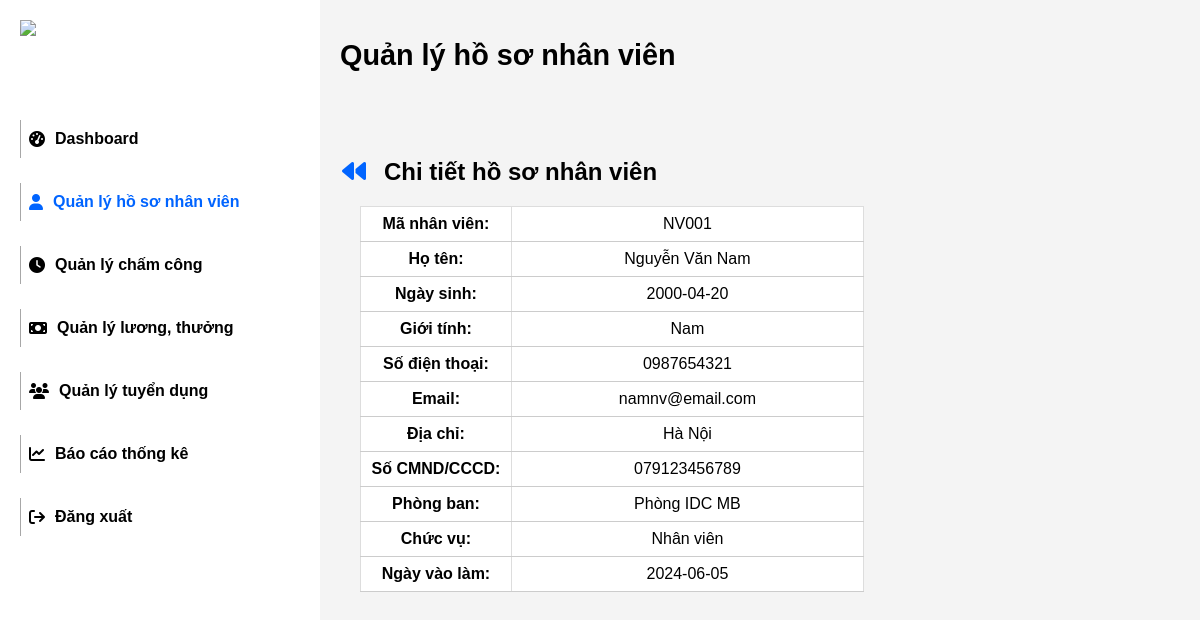
/chitiet_hsnv.php?id=NV001, run on an earlier commit of the app's database.
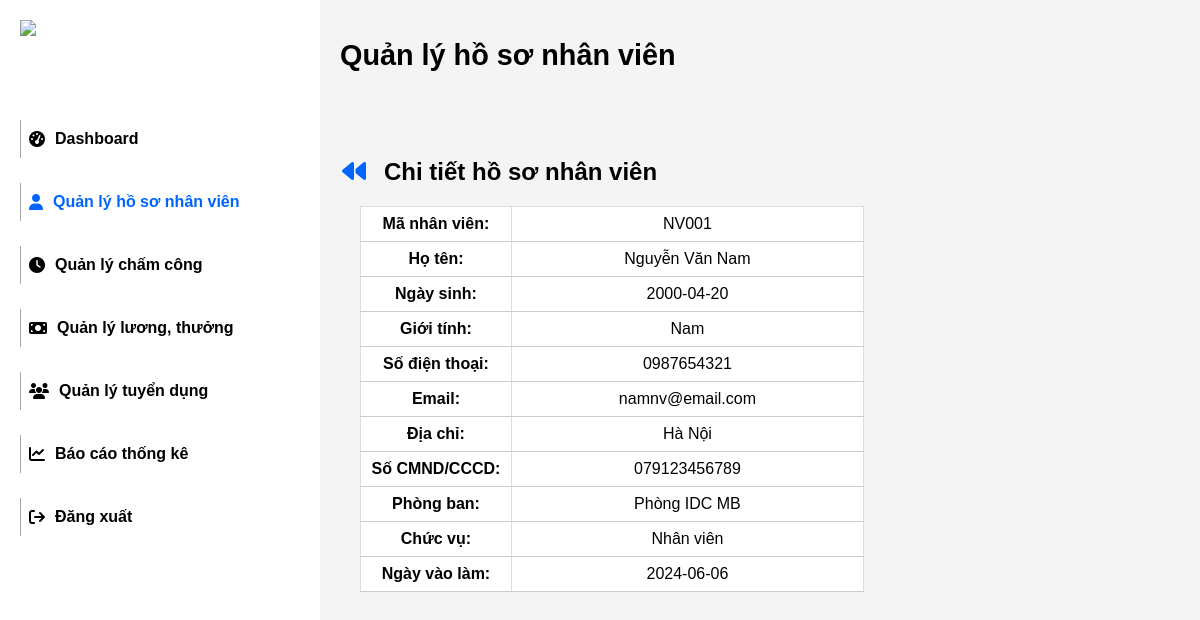
And on a later commit of the database.
### tables this page shows
CREATE TABLE `hs_nhan_vien` (
  `ma_nv` varchar(20) NOT NULL,
  `ho_ten` varchar(100) NOT NULL,
  `gioi_tinh` enum('Nam','Nữ','Khác') DEFAULT NULL,
  `ngay_sinh` date DEFAULT NULL,
  `cccd` varchar(20) DEFAULT NULL,
  `sdt` varchar(20) DEFAULT NULL,
  `email` varchar(100) DEFAULT NULL,
  `dia_chi` text DEFAULT NULL,
  `phong_ban` varchar(100) DEFAULT NULL,
  `chuc_vu` varchar(100) DEFAULT NULL,
  `ngay_vao_lam` date DEFAULT NULL
);

### chitiet_hsnv.php (the view, shortened to what this page needs)
<?php
include 'connect.php';
if (isset($_GET['id'])) {
    $ma_nv = $_GET['id'];
    $sql = "SELECT *
            FROM hs_nhan_vien
            WHERE ma_nv = ?";
    $stmt = $conn->prepare($sql);
    $stmt->bind_param("s", $ma_nv);
    $stmt->execute();
    $result = $stmt->get_result();
    if ($result->num_rows > 0) {
        $nhan_vien = $result->fetch_assoc();
    } else {
        echo "<script>alert('Nhân viên không tồn tại!'); window.location.href='ql_hsnhanvien.php';</script>";
        exit();
    }
} else {
    echo "<script>alert('Không tìm thấy nhân viên!'); window.location.href='ql_hsnhanvien.php';</script>";
    exit();
}
?>
<!DOCTYPE html>
<html lang="en">
<head>
    <link rel="stylesheet" href="assets/font/fontawesome-free-6.7.2-web/fontawesome-free-6.7.2-web/css/all.css">
    <link rel="stylesheet" href="style.css">
</head>
<body>
    <div class="container">
        <aside class="sidebar">
            <div class="logo">
                <img src="assets/img/logo.jpg" alt="Company Logo" width="60" height="60">
            </div>
            <nav>
                <ul>
                    <li><a href="dashboard.php"><label style="font-weight: bold;"><i class="fa-solid fa-gauge-high"></i></i>Dashboard</label></a></li>
                    <li><a href="ql_hsnhanvien.php"><label style="color:#0064ff;"><i class="fas fa-user"></i>Quản lý hồ sơ nhân viên</label></a></li>
                    <li><a href="ql_chamcong.php"><label><i class="fa-solid fa-clock"></i></i>Quản lý chấm công</label></a></li>
                    <li><a href="ql_luong.php"><label><i class="fa-solid fa-money-bill"></i>Quản lý lương, thưởng</label></a></li>
                    <li><a href="ql_luong.php"><label><i class="fa-solid fa-users"></i></i>Quản lý tuyển dụng</label></a></li>
                    <li><a href="baocao.php"><label><i class="fas fa-chart-line"></i>Báo cáo thống kê</label></a></li>
                    <li>
                        <a href="dang_xuat.php" onclick="return confirm('Bạn có chắc chắn muốn đăng xuất?');">
                            <label><i class="fa-solid fa-arrow-right-from-bracket"></i> Đăng xuất</label>
                        </a>
                    </li>
                </ul>
            </nav>
        </aside>
        <section class="content">
            <h1 style="padding-bottom: 66px">Quản lý hồ sơ nhân viên</h1>
            <h2><a style="margin-right: 16px; padding: 2px; color: #0064ff" href="ql_hsnhanvien.php"><i class="fa-solid fa-backward"></i></a>Chi tiết hồ sơ nhân viên</h2>
            <div class="add">
                <table>
                    <tr>
                        <td><strong>Mã nhân viên:</strong></td>
                        <td><?= htmlspecialchars($nhan_vien['ma_nv']) ?></td>
                    </tr>
                    <tr>
                        <td><strong>Họ tên:</strong></td>
                        <td><?= htmlspecialchars($nhan_vien['ho_ten']) ?></td>
                    </tr>
                    <tr>
                        <td><strong>Ngày sinh:</strong></td>
                        <td><?= htmlspecialchars($nhan_vien['ngay_sinh']) ?></td>
                    </tr>
                    <tr>
                        <td><strong>Giới tính:</strong></td>
                        <td><?= htmlspecialchars($nhan_vien['gioi_tinh']) ?></td>
                    </tr>
                    <tr>
                        <td><strong>Số điện thoại:</strong></td>
                        <td><?= htmlspecialchars($nhan_vien['sdt']) ?></td>
                    </tr>
                    <tr>
                        <td><strong>Email:</strong></td>
                        <td><?= htmlspecialchars($nhan_vien['email']) ?></td>
                    </tr>
                    <tr>
                        <td><strong>Địa chỉ:</strong></td>
                        <td><?= htmlspecialchars($nhan_vien['dia_chi']) ?></td>
                    </tr>
                    <tr>
                        <td><strong>Số CMND/CCCD:</strong></td>
                        <td><?= htmlspecialchars($nhan_vien['cccd']) ?></td>
                    </tr>
                    <tr>
                        <td><strong>Phòng ban:</strong></td>
                        <td><?= htmlspecialchars($nhan_vien['phong_ban']) ?></td>
                    </tr>
                    <tr>
                        <td><strong>Chức vụ:</strong></td>
                        <td><?= htmlspecialchars($nhan_vien['chuc_vu']) ?></td>
                    </tr>
                    <tr>
                        <td><strong>Ngày vào làm:</strong></td>
                        <td><?= htmlspecialchars($nhan_vien['ngay_vao_lam']) ?></td>
                    </tr>
                </table>
            </div>
        </section>
    </div>
</body>
</html>

What changed in the data, as far as the page shows it:
changed hs_nhan_vien "NV001": ngay_vao_lam "2024-06-05" → "2024-06-06"
